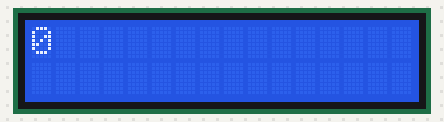
Bench run of a sketch on a simulated Arduino Uno, built with avr-gcc and run on an emulated ATmega328P. Shown: 16×2 character LCD.

Above: at 0.21 s.
At 1.11 s:
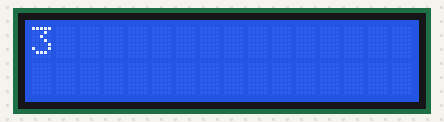
At 2.01 s:
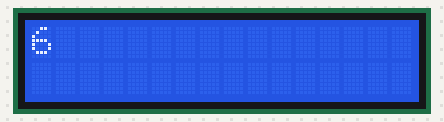
At 2.92 s:
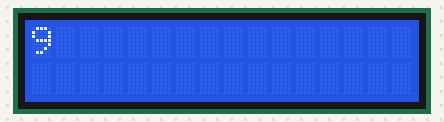
At 3.82 s:
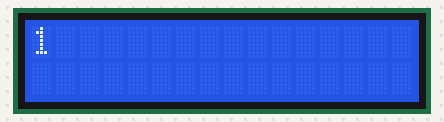

The sketch:

NUMBER_LOOP.ino
```cpp
#include <LiquidCrystal.h>
const int rs=5,e=18,d4=19,d5=21,d6=22,d7=23;
LiquidCrystal lcd (rs,e,d4,d5,d6,d7);

int i;
void setup()
{

  lcd.begin(16, 2);
}

void loop()
{
  for (int i = 0; i <= 10; i++)
{

    lcd.setCursor(0, 0);
    lcd.print(i);
    lcd.print("     ");
    delay(300);
}


}
```

Measured:
- by itself, everything shown: repeats every 3.3 s, in 11 steps
